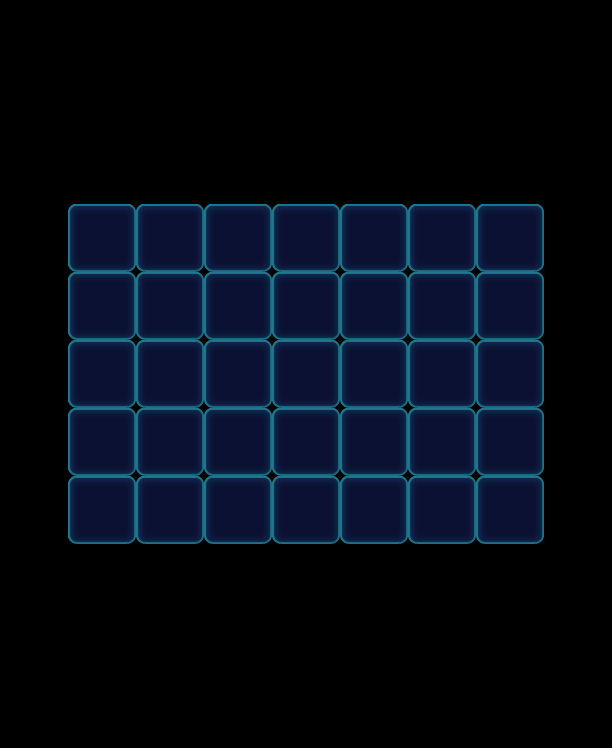

A level layout from a 2D game, rendered from its tile map. Below: a short description, then the map file with tile-grid data replaced by summaries:
An orthogonal 9x11 tile map with 68x68 px tiles, 1 tile layer (Valid), 2 tilesets and 42 objects (35x Monster, 7x Factory_Normal).

<map version="1.0" orientation="orthogonal" width="9" height="11" tilewidth="68" tileheight="68">
 <tileset firstgid="1" name="game_grid1" tilewidth="68" tileheight="68">
  <image source="game_grid1.png" width="68" height="68" />
 </tileset>
 <tileset firstgid="2" name="map" tilewidth="68" tileheight="68">
  <image source="map.png" width="1024" height="1024" />
 </tileset>
 <layer name="Valid" width="9" height="11">
  <data>[99 cells, 35 non-empty, 1 distinct tile ids]</data>
 </layer>
 <objectgroup name="BottomObj" width="9" height="11" />
 <objectgroup name="MiddleObj" width="9" height="11">
  <object name="33" type="Monster" gid="3" x="272" y="340">
   <properties>
    <property name="Color" value="Green" />
   </properties>
  </object>
  <object name="35" type="Monster" gid="17" x="136" y="408">
   <properties>
    <property name="Color" value="Purple" />
   </properties>
  </object>
  <object name="57" type="Monster" gid="18" x="408" y="476">
   <properties>
    <property name="Color" value="Pink" />
   </properties>
  </object>
  <object name="53" type="Monster" gid="18" x="408" y="272">
   <properties>
    <property name="Color" value="Pink" />
   </properties>
  </object>
  <object name="63" type="Monster" gid="3" x="476" y="340">
   <properties>
    <property name="Color" value="Green" />
   </properties>
  </object>
  <object name="54" type="Monster" gid="3" x="408" y="544">
   <properties>
    <property name="Color" value="Green" />
   </properties>
  </object>
  <object name="55" type="Monster" gid="19" x="272" y="408">
   <properties>
    <property name="Color" value="Yellow" />
   </properties>
  </object>
  <object name="76" type="Monster" gid="17" x="408" y="408">
   <properties>
    <property name="Color" value="Purple" />
   </properties>
  </object>
  <object name="66" type="Monster" gid="17" x="272" y="476">
   <properties>
    <property name="Color" value="Purple" />
   </properties>
  </object>
  <object name="45" type="Monster" gid="18" x="204" y="476">
   <properties>
    <property name="Color" value="Pink" />
   </properties>
  </object>
  <object name="65" type="Monster" gid="19" x="340" y="340">
   <properties>
    <property name="Color" value="Yellow" />
   </properties>
  </object>
  <object name="75" type="Monster" gid="17" x="136" y="272">
   <properties>
    <property name="Color" value="Purple" />
   </properties>
  </object>
  <object name="45" type="Monster" gid="18" x="204" y="272">
   <properties>
    <property name="Color" value="Pink" />
   </properties>
  </object>
  <object name="65" type="Monster" gid="19" x="408" y="340">
   <properties>
    <property name="Color" value="Yellow" />
   </properties>
  </object>
  <object name="44" type="Monster" gid="3" x="272" y="544">
   <properties>
    <property name="Color" value="Green" />
   </properties>
  </object>
  <object name="65" type="Monster" gid="19" x="340" y="544">
   <properties>
    <property name="Color" value="Yellow" />
   </properties>
  </object>
  <object name="65" type="Monster" gid="19" x="136" y="544">
   <properties>
    <property name="Color" value="Yellow" />
   </properties>
  </object>
  <object name="65" type="Monster" gid="19" x="136" y="476">
   <properties>
    <property name="Color" value="Yellow" />
   </properties>
  </object>
  <object name="32" type="Monster" gid="2" x="68" y="272">
   <properties>
    <property name="Color" value="Blue" />
   </properties>
  </object>
  <object name="32" type="Monster" gid="2" x="204" y="408">
   <properties>
    <property name="Color" value="Blue" />
   </properties>
  </object>
  <object name="32" type="Monster" gid="2" x="272" y="272">
   <properties>
    <property name="Color" value="Blue" />
   </properties>
  </object>
  <object name="32" type="Monster" gid="2" x="340" y="408">
   <properties>
    <property name="Color" value="Blue" />
   </properties>
  </object>
  <object name="32" type="Monster" gid="2" x="136" y="340">
   <properties>
    <property name="Color" value="Blue" />
   </properties>
  </object>
  <object name="57" type="Monster" gid="18" x="340" y="476">
   <properties>
    <property name="Color" value="Pink" />
   </properties>
  </object>
  <object name="32" type="Monster" gid="2" x="204" y="544">
   <properties>
    <property name="Color" value="Blue" />
   </properties>
  </object>
  <object name="35" type="Monster" gid="17" x="204" y="340">
   <properties>
    <property name="Color" value="Purple" />
   </properties>
  </object>
  <object name="35" type="Monster" gid="17" x="476" y="272">
   <properties>
    <property name="Color" value="Purple" />
   </properties>
  </object>
  <object name="66" type="Monster" gid="17" x="68" y="340">
   <properties>
    <property name="Color" value="Purple" />
   </properties>
  </object>
  <object name="54" type="Monster" gid="3" x="340" y="272">
   <properties>
    <property name="Color" value="Green" />
   </properties>
  </object>
  <object name="65" type="Monster" gid="19" x="476" y="476">
   <properties>
    <property name="Color" value="Yellow" />
   </properties>
  </object>
  <object name="57" type="Monster" gid="18" x="68" y="476">
   <properties>
    <property name="Color" value="Pink" />
   </properties>
  </object>
  <object name="57" type="Monster" gid="18" x="68" y="544">
   <properties>
    <property name="Color" value="Pink" />
   </properties>
  </object>
  <object name="54" type="Monster" gid="3" x="476" y="544">
   <properties>
    <property name="Color" value="Green" />
   </properties>
  </object>
  <object name="33" type="Monster" gid="3" x="476" y="408">
   <properties>
    <property name="Color" value="Green" />
   </properties>
  </object>
  <object name="33" type="Monster" gid="3" x="68" y="408">
   <properties>
    <property name="Color" value="Green" />
   </properties>
  </object>
 </objectgroup>
 <objectgroup color="#000000" name="TopObj" width="9" height="11">
  <object name="10" type="Factory_Normal" x="476" y="136" width="68" height="68">
   <properties>
    <property name="FactoryColorsConfig" value="Blue,Green,Yellow,Pink,Purple" />
   </properties>
  </object>
  <object name="10" type="Factory_Normal" x="272" y="136" width="68" height="68">
   <properties>
    <property name="FactoryColorsConfig" value="Blue,Green,Yellow,Pink,Purple" />
    <property name="FactoryPreBuildConfig" value="Purple,Yellow" />
   </properties>
  </object>
  <object name="10" type="Factory_Normal" x="340" y="136" width="68" height="68">
   <properties>
    <property name="FactoryColorsConfig" value="Blue,Green,Yellow,Pink,Purple" />
    <property name="FactoryPreBuildConfig" value="Blue,Pink" />
   </properties>
  </object>
  <object name="10" type="Factory_Normal" x="408" y="136" width="68" height="68">
   <properties>
    <property name="FactoryColorsConfig" value="Blue,Green,Yellow,Pink,Purple" />
    <property name="FactoryPreBuildConfig" value="Purple,Yellow" />
   </properties>
  </object>
  <object name="10" type="Factory_Normal" x="68" y="136" width="68" height="68">
   <properties>
    <property name="FactoryColorsConfig" value="Blue,Green,Yellow,Pink,Purple" />
    <property name="FactoryPreBuildConfig" value="Pink" />
   </properties>
  </object>
  <object name="10" type="Factory_Normal" x="136" y="136" width="68" height="68">
   <properties>
    <property name="FactoryColorsConfig" value="Blue,Green,Yellow,Pink,Purple" />
    <property name="FactoryPreBuildConfig" value="Green" />
   </properties>
  </object>
  <object name="10" type="Factory_Normal" x="204" y="136" width="68" height="68">
   <properties>
    <property name="FactoryColorsConfig" value="Blue,Green,Yellow,Pink,Purple" />
    <property name="FactoryPreBuildConfig" value="Yellow" />
   </properties>
  </object>
 </objectgroup>
</map>
